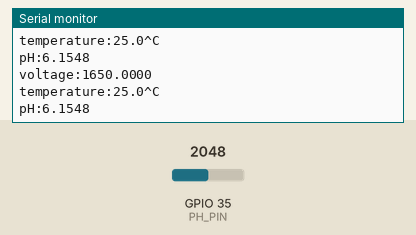
Bench run of a sketch on a simulated ESP32. Parts: the last lines printed to the serial monitor. The inputs (shaded band) are chosen by the test bench; at power-on: GPIO 35 (PH_PIN) = 2048. EEPROM starts erased.

Above: at 2.8 s.
2.9 s: GPIO 35 (PH_PIN) set to 2866
At 3.8 s:
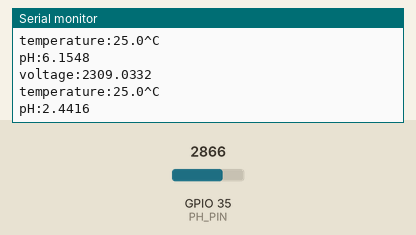
4.4 s: GPIO 35 (PH_PIN) set to 3603
At 5.8 s:
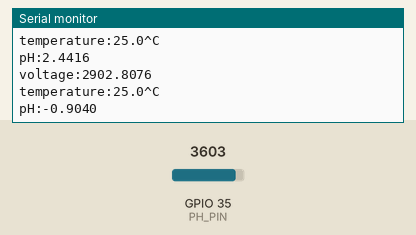
Timing chart, 0 to 7.4 s (numbered marks = the images above; inputs shaded):
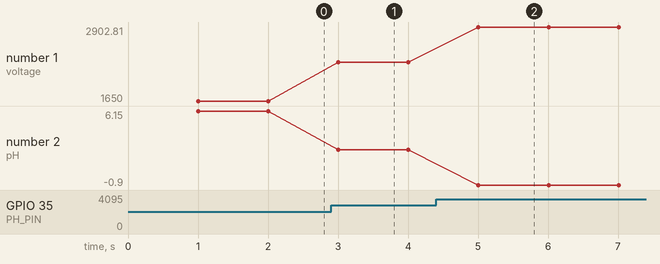

The sketch:

DFRobot_ESP_PH_BY_GREENPONIK.ino
```cpp
// (licence header left out)
#include "DFRobot_ESP_PH.h"
#include "EEPROM.h"

DFRobot_ESP_PH ph;
#define ESPADC 4096.0   //the esp Analog Digital Convertion value
#define ESPVOLTAGE 3300 //the esp voltage supply value
#define PH_PIN 35		//the esp gpio data pin number
float voltage, phValue, temperature = 25;

void setup()
{
	Serial.begin(115200);
	EEPROM.begin(32);//needed to permit storage of calibration value in eeprom
	ph.begin();
}

void loop()
{
	static unsigned long timepoint = millis();
	if (millis() - timepoint > 1000U) //time interval: 1s
	{
		timepoint = millis();
		//voltage = rawPinValue / esp32ADC * esp32Vin
		voltage = analogRead(PH_PIN) / ESPADC * ESPVOLTAGE; // read the voltage
		Serial.print("voltage:");
		Serial.println(voltage, 4);

		//temperature = readTemperature();  // read your temperature sensor to execute temperature compensation
		Serial.print("temperature:");
		Serial.print(temperature, 1);
		Serial.println("^C");

		phValue = ph.readPH(voltage, temperature); // convert voltage to pH with temperature compensation
		Serial.print("pH:");
		Serial.println(phValue, 4);
	}
	ph.calibration(voltage, temperature); // calibration process by Serail CMD
}

float readTemperature()
{
	//add your code here to get the temperature from your temperature sensor
}
```

Measured:
- after the input at 2.9 s, the serial monitor: prints a new line after 0.10 s (image 1)
- after the input at 4.4 s, the serial monitor: prints a new line after 0.61 s (image 2)
- plotted number 1: 1650 → 2309.03 after the input at 2.9 s, 2309.03 → 2902.81 after the input at 4.4 s
- plotted number 2: 6.15 → 2.44 after the input at 2.9 s, 2.44 → -0.9 after the input at 4.4 s
